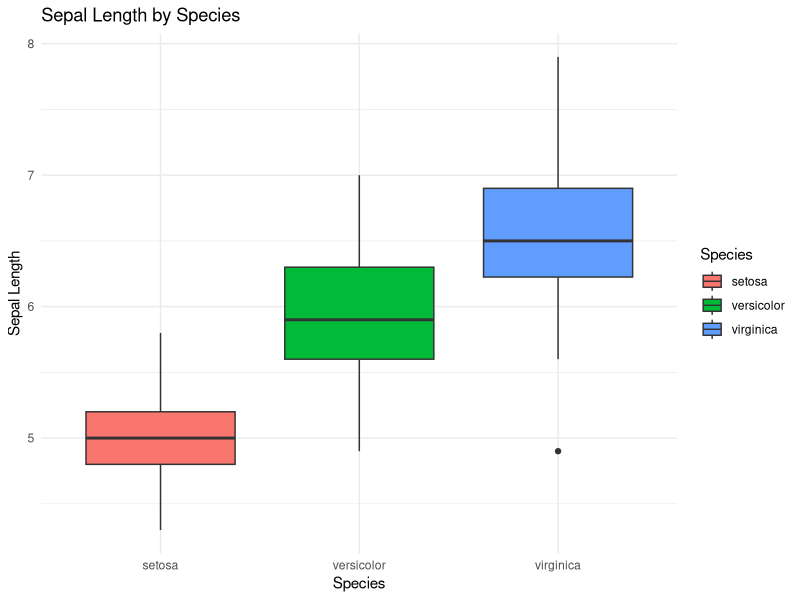
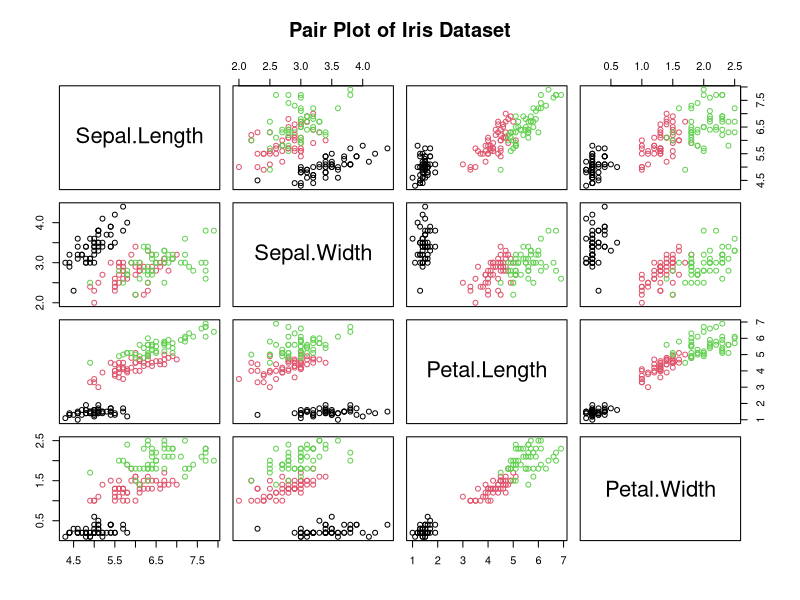

Generate these figures, in order, with R:
library(ggplot2)
library(dplyr)

data(iris)

head(iris)

# box plot to see the distribution of sepal length for each species
ggplot(iris, aes(x = Species, y = Sepal.Length, fill = Species)) +
  geom_boxplot() +
  labs(title = "Sepal Length by Species", x = "Species", y = "Sepal Length") +
  theme_minimal()

# ANOVA to see if there are significant differences in Sepal.Length across the species
anova_result <- aov(Sepal.Length ~ Species, data = iris)
summary(anova_result)

# if p-value from the ANOVA summary is less than 0.05, it suggests significant differences
# between species in terms of Sepal.Length.

# if ANOVA is significant, we use a Tukey test to see which species differ in Sepal Length
if(summary(anova_result)[[1]][["Pr(>F)"]][1] < 0.05) {
  post_hoc <- TukeyHSD(anova_result)
  print(post_hoc)
}

# scatter plots between each pair of variables, colored by species
pairs(iris[1:4], col = iris$Species, main = "Pair Plot of Iris Dataset")
